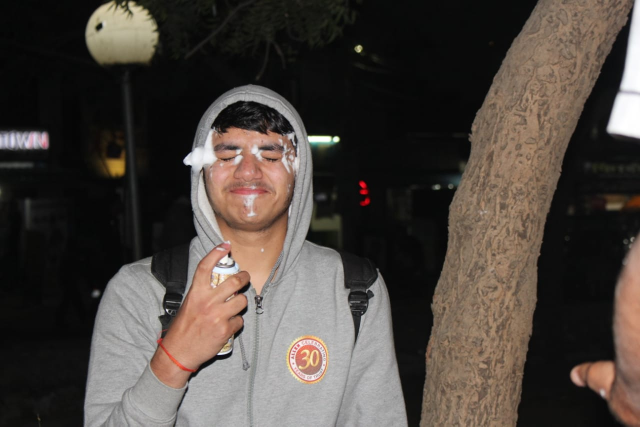
#> input picture kota.jpg, 1280 x 853 px, given in place of the camera (shown at 1/2 size)
$ jupyter execute --allow-errors 'Face data collection.ipynb'   (text cells are left out)
#> lines starting #> are read from the running program, lines starting #| are printed output that depends on the picture
[cell 1]
import cv2
import numpy as np

#video capture
cap = cv2.VideoCapture(0)
#cascade Classifier
face_cascade = cv2.CascadeClassifier("haarcascade_frontalface_alt.xml")
skip =0
face_data = []
dataset_path = './data/'
file_name = input("enter the name opf the person : ")
#> the answer given: kota.jpg
while True :
    res, frame = cap.read()
#> frame is the input picture: shape (853, 1280, 3); mean B, G, R 62.2, 68, 75.8
    if res == False:
        continue
    gray_frame = cv2.cvtColor(frame, cv2.COLOR_RGB2GRAY)
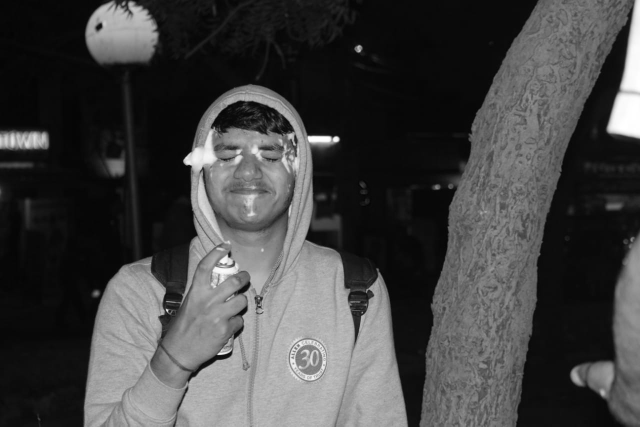
#> gray_frame: shape (853, 1280) (shown at 1/2 size); min 0, max 255, mean 67.1
    #detect faces using harcascade
    faces = face_cascade.detectMultiScale(frame, 1.3 , 5)
#> faces = ()
    faces = sorted(faces, key = lambda f : f[2]*f[3])
#> faces = []
    # harcascade classifier returns the coordinates and width and height of the face detected
    for face in faces[-1:] :
        x,y,w,h = face
        cv2.rectangle(frame, (x,y), (x+w, y+h), (0, 0 ,0), 2)
        offset = 10
        face_section = frame[y-offset: y+h+offset, x-offset: x+h+offset]
        face_section = cv2.resize(face_section , (100,100))

        skip += 1
        if skip%10 == 0:
            face_data.append(face_section)
            print(len(face_data))
        cv2.imshow("face", face_section)
#> this loop made 0 passes
#> after the loop, face_data = []; skip = 0

    cv2.imshow("face detect , press q to exit", frame)
    #keep running the program untill the user pesses the key 'q'
    key_pressed = cv2.waitKey(1) & 0xFF
#> (key q is pressed here)
    if key_pressed == ord('q'):
        break
#now we will convert our face list array into an numpy array
face_data = np.asarray(face_data)
#> face_data = empty array
#> (the rest of this cell did not finish here and is left out)
